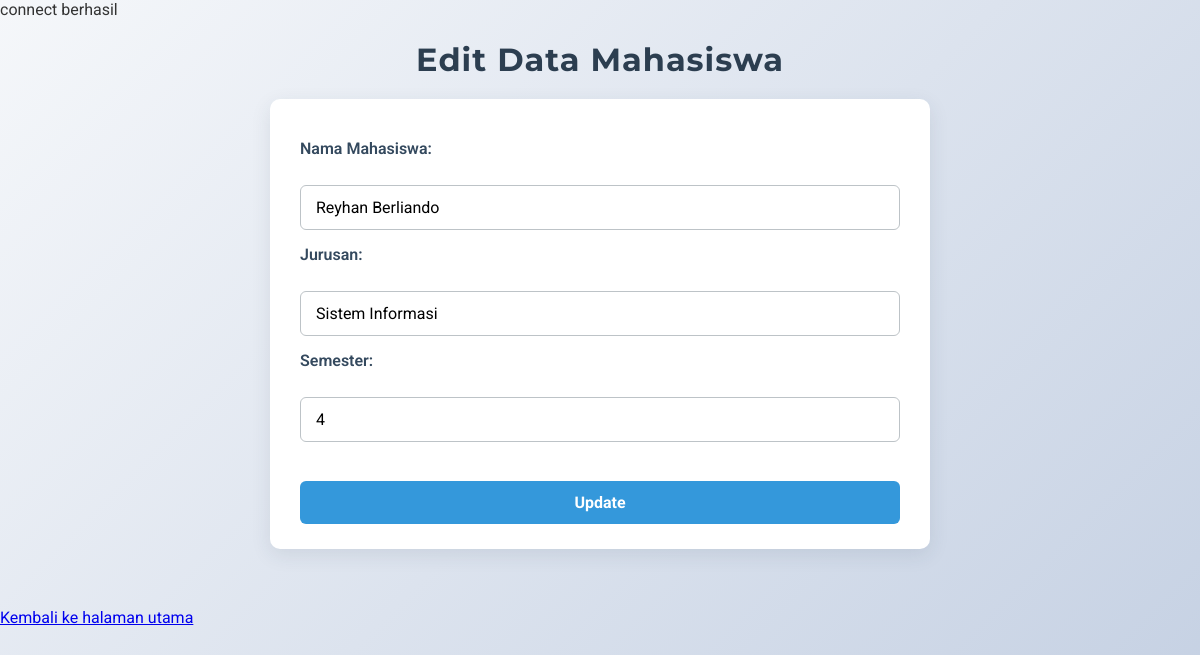
Page /edit.php?id=2 on the committed database.
### tables this page shows
CREATE TABLE `tb_mahasiswa` (
  `Id_Mahasiswa` int(11) NOT NULL,
  `Nama_Mahasiswa` varchar(30) NOT NULL,
  `Prodi_Mahasiswa` varchar(30) NOT NULL,
  `Semester_Mahasiswa` int(11) NOT NULL
);

### edit.php (the view, shortened to what this page needs)
<?php
include 'koneksi.php';
if (isset($_GET['id'])) {
    $id = $_GET['id'];
    $query = "SELECT * FROM tb_mahasiswa WHERE Id_Mahasiswa='$id'";
    $hasil = mysqli_query($connection, $query);
    if ($hasil && mysqli_num_rows($hasil) > 0) {
        $data = mysqli_fetch_assoc($hasil);
    } else {
        echo "Data tidak ditemukan.";
        exit;
    }
} else {
    echo "ID tidak ditemukan.";
    exit;
}
?>
<!DOCTYPE html>
<html>
<head>
    <link rel="stylesheet" href="Style.css">
</head>
<body>
    <h1>Edit Data Mahasiswa</h1>
    <form action="update.php" method="post">
        <label for="Nama_Mahasiswa">Nama Mahasiswa:</label><br>
        <input type="text" name="Nama_Mahasiswa" value="<?php echo $data['Nama_Mahasiswa']; ?>" required><br>
        <label for="Prodi_Mahasiswa">Jurusan:</label><br>
        <input type="text" name="Prodi_Mahasiswa" value="<?php echo $data['Prodi_Mahasiswa']; ?>" required><br>
        <label for="Semester_Mahasiswa">Semester:</label><br>
        <input type="number" name="Semester_Mahasiswa" value="<?php echo $data['Semester_Mahasiswa']; ?>" required><br><br>
        <input type="submit" value="Update">
    </form>
    <br>
    <a href="index.php">Kembali ke halaman utama</a>
</body>
</html>

### Style.css (style rules this page uses)
body { font-family: 'Roboto', sans-serif; background: linear-gradient(135deg, #f5f7fa, #c3cfe2); margin: 0; padding: 0; color: #333; min-height: 100vh; }
h1, h2 { font-family: 'Montserrat', sans-serif; text-align: center; color: #2c3e50; margin-bottom: 20px; letter-spacing: 1px; }
form { background: white; padding: 25px 30px; border-radius: 10px; box-shadow: 0 6px 20px rgba(44, 62, 80, 0.1); max-width: 600px; margin: 0 auto 40px; }
label { display: block; font-weight: 600; margin: 15px 0 8px; color: #34495e; }
input[type="text"], input[type="number"], input[type="submit"], input[type="reset"] { width: 100%; padding: 12px 15px; border-radius: 6px; border: 1.8px solid #bdc3c7; font-size: 16px; transition: border-color 0.3s ease, box-shadow 0.3s ease; box-sizing: border-box; font-family: 'Roboto', sans-serif; }
input[type="submit"], input[type="reset"] { background-color: #3498db; border: none; color: white; font-weight: 700; margin-top: 20px; cursor: pointer; }

### rows in the picture
tb_mahasiswa: Nama_Mahasiswa "Reyhan Berliando", Prodi_Mahasiswa "Sistem Informasi", Semester_Mahasiswa "4"
